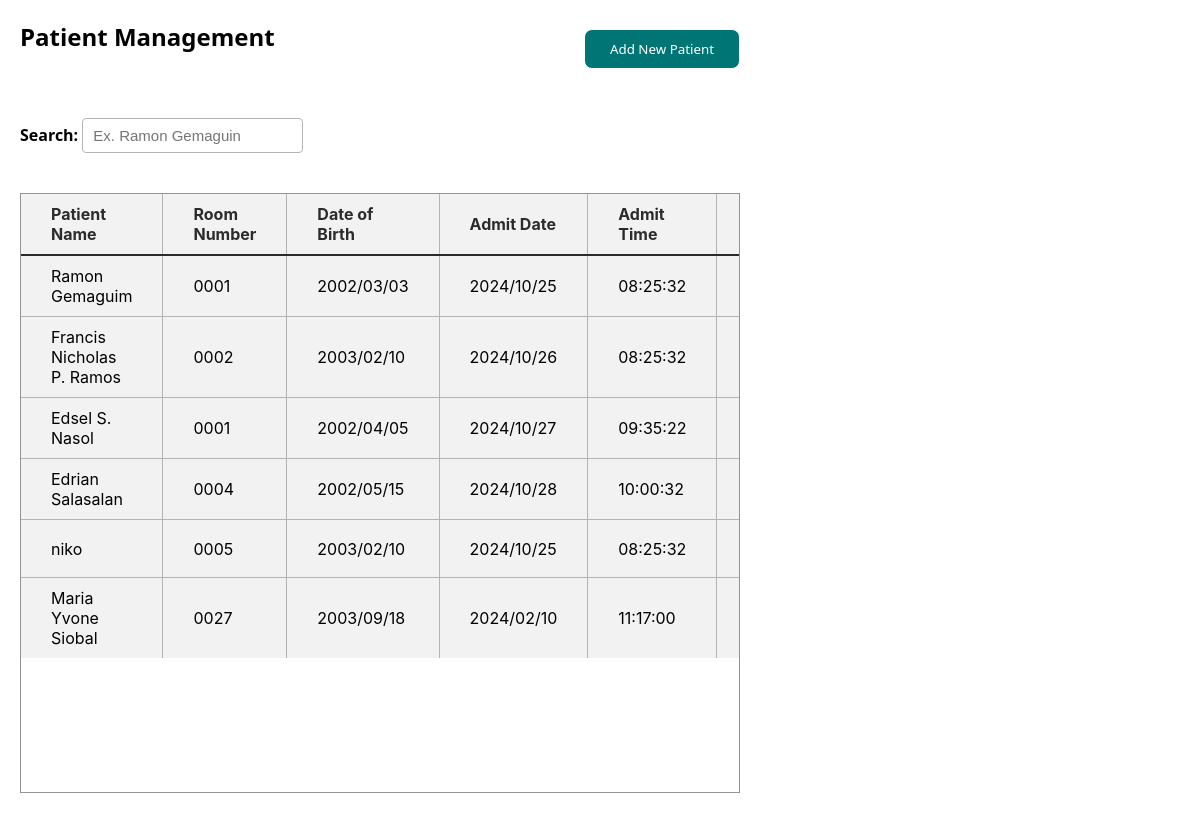
/admin/management.php, run on an earlier commit of the app's database.
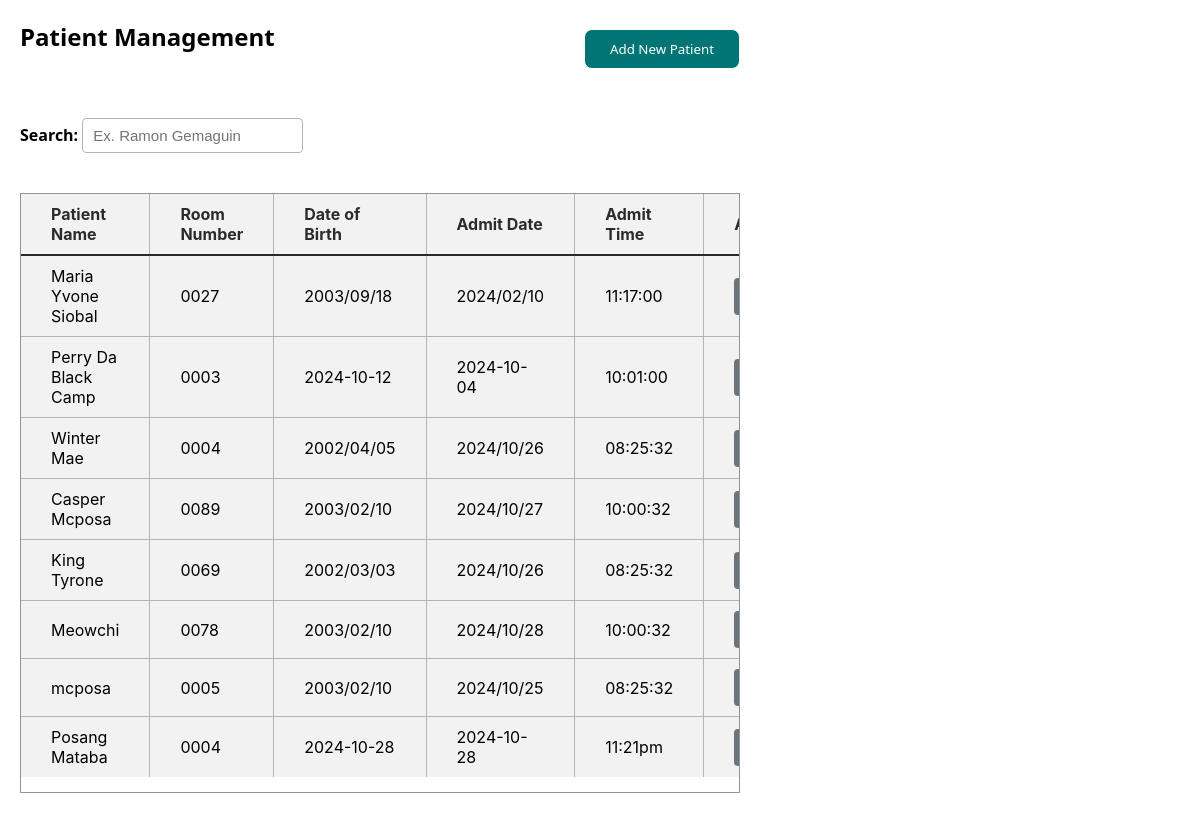
And on a later commit of the database.
### tables this page shows
CREATE TABLE `patient_management` (
  `id` int(11) NOT NULL,
  `patient_name` varchar(255) NOT NULL,
  `room_number` varchar(5) NOT NULL,
  `date_of_birth` varchar(50) NOT NULL,
  `admit_date` varchar(255) NOT NULL,
  `admit_time` varchar(50) NOT NULL,
  `actions` varchar(255) NOT NULL
);

### admin/function/management/display_patient.php (the view, shortened to what this page needs)
<?php
include 'db.php';
$sql = "SELECT id, patient_name, room_number, date_of_birth, admit_date, admit_time FROM patient_management";
$result = $conn->query($sql);
if ($result->num_rows > 0) {
    while($row = $result->fetch_assoc()) {
        echo "<tr>
                <td>{$row['patient_name']}</td>
                <td>{$row['room_number']}</td>
                <td>{$row['date_of_birth']}</td>
                <td>{$row['admit_date']}</td>
                <td>{$row['admit_time']}</td>
                <td>
                    <div class='dropdown'>
                        <button class='dropdown-button' onclick='toggleDropdown(event)'>Select &#11206;</button>
                        <div class='dropdown-menu'>
                            <a href='#' onclick=\"openEditModal(
                                '{$row['id']}',
                                '{$row['patient_name']}',
                                '{$row['room_number']}',
                                '{$row['date_of_birth']}',
                                '{$row['admit_date']}',
                                '{$row['admit_time']}'
                            )\">Edit</a>
                            <a href='function/management/delete.php?id={$row['id']}' onclick='return confirm(\"Are you sure you want to delete this record PERMANENTLY?\");'>Delete</a>
                        </div>
                    </div>
                </td>
              </tr>";
    }
} else {
    echo "<tr><td colspan='6' style='color: red;'>No records found.</td></tr>";
}
?>

### admin/management.php (shortened to what this page needs)
<!DOCTYPE html>
<html lang="en">
<head>
    <link rel="stylesheet" href="../assets/management.css">
    <link rel="stylesheet" href="../assets/modal/pop.css">
    <link rel="stylesheet" href="../assets/visible_placeholder/search_highlight.css">
    <link rel="stylesheet" href="function/management/delete.css">
    <link rel="stylesheet" href="function/management/edit.css">
</head>
<body>
    <div class="container">
        <div class="top">
            <h2>Patient Management</h2>
            <button class="newPatient" id="openModalBtn">Add New Patient</button>
        </div>
        <div class="searchbar">
            <span class="search">
                Search:
                <input type="text" id="searchInput" placeholder="Ex. Ramon Gemaguin" onkeyup="searchTable()">
            </span>
        </div>
        <div class="table">
            <table id="patientTable">
                <tr>
                    <th style="text-align: left;">Patient Name</th>
                    <th style="text-align: left;">Room Number</th>
                    <th style="text-align: left;">Date of Birth</th>
                    <th style="text-align: left;">Admit Date</th>
                    <th style="text-align: left;">Admit Time</th>
                    <th>Actions</th>
                </tr>
            <tbody>
                <?php include 'function/management/display_patient.php'; ?>
            </tbody>
            </table>
        </div>
    </div>
</body>
</html>

### assets/management.css (style rules this page uses)
* { margin: 0; padding: 0; box-sizing: border-box; }
.container { margin: 20px 0 0 20px; width: 60%; }
.top { display: flex; align-items: center; justify-content: space-between; font-family: 'Montserrat', system-ui, -apple-system, BlinkMacSystemFont, 'Segoe UI', Roboto, Oxygen, Ubuntu, Cantarell, 'Open Sans', 'Helvetica Neue', sans-serif; }
.newPatient { font-family: 'Montserrat', system-ui, -apple-system, BlinkMacSystemFont, 'Segoe UI', Roboto, Oxygen, Ubuntu, Cantarell, 'Open Sans', 'Helvetica Neue', sans-serif; padding: 10px 25px 10px 25px; border: 1px solid; border-radius: 8px; background-color: #007575; color: #ffffff; }
.searchbar, .sort { font-family: 'Montserrat', system-ui, -apple-system, BlinkMacSystemFont, 'Segoe UI', Roboto, Oxygen, Ubuntu, Cantarell, 'Open Sans', 'Helvetica Neue', sans-serif; font-weight: 600; }
.search { margin-right: 50px; }
input { font-size: 15px; height: 35px; padding: 10px; border-radius: 4px; border: 1px solid #636363; }
.table { height: 600px; border: hidden; overflow-y: auto; border: 1px solid #949494; }
table { font-family: 'Inter', system-ui, -apple-system, BlinkMacSystemFont, 'Segoe UI', Roboto, Oxygen, Ubuntu, Cantarell, 'Open Sans', 'Helvetica Neue', sans-serif; border: none; border-collapse: collapse; border-radius: 6px; width: 100%; }
td, th { border: 1px solid #b4b4b4; padding: 10px 30px 10px 30px; background-color: #f2f2f2; }
th { border-bottom: 2px solid; color: #2b2b2b; }
tr:first-child th { border-top: none; }
tr:last-child td { border-bottom: none; }
td:first-child, th:first-child { border-left: none; }
td:last-child, th:last-child { border-right: none; }
.top, .searchbar, .table { margin-bottom: 40px; }

### assets/modal/pop.css (style rules this page uses)
body { font-family: "Montserrat", sans-serif; }

### admin/function/management/delete.css (style rules this page uses)
.dropdown { position: relative; display: inline-block; }
.dropdown-button { padding: 3px 5px 3px 5px; cursor: pointer; border: none; background-color: #6b757d; color: white; border-radius: 4px; }

### admin/function/management/edit.css (style rules this page uses)
h2 { margin-bottom: 25px; }
input { border: 1px solid #b4b4b4; }

What changed in the data, as far as the page shows it:
removed patient_management: patient_name "Ramon Gemaguim", room_number "0001", date_of_birth "2002/03/03", admit_date "2024/10/25", admit_time "08:25:32"
removed patient_management: patient_name "Francis Nicholas P. Ramos", room_number "0002", date_of_birth "2003/02/10", admit_date "2024/10/26", admit_time "08:25:32"
removed patient_management: patient_name "Edsel S. Nasol", room_number "0001", date_of_birth "2002/04/05", admit_date "2024/10/27", admit_time "09:35:22"
removed patient_management: patient_name "Edrian Salasalan", room_number "0004", date_of_birth "2002/05/15", admit_date "2024/10/28", admit_time "10:00:32"
removed patient_management: patient_name "niko", room_number "0005", date_of_birth "2003/02/10", admit_date "2024/10/25", admit_time "08:25:32"
added patient_management: patient_name "Perry Da Black Camp", room_number "0003", date_of_birth "2024-10-12", admit_date "2024-10-04", admit_time "10:01:00"
added patient_management: patient_name "Winter Mae", room_number "0004", date_of_birth "2002/04/05", admit_date "2024/10/26", admit_time "08:25:32"
added patient_management: patient_name "Casper Mcposa", room_number "0089", date_of_birth "2003/02/10", admit_date "2024/10/27", admit_time "10:00:32"
added patient_management: patient_name "King Tyrone", room_number "0069", date_of_birth "2002/03/03", admit_date "2024/10/26", admit_time "08:25:32"
added patient_management: patient_name "Meowchi", room_number "0078", date_of_birth "2003/02/10", admit_date "2024/10/28", admit_time "10:00:32"
added patient_management: patient_name "mcposa", room_number "0005", date_of_birth "2003/02/10", admit_date "2024/10/25", admit_time "08:25:32"
added patient_management: patient_name "Posang Mataba", room_number "0004", date_of_birth "2024-10-28", admit_date "2024-10-28", admit_time "11:21pm"
